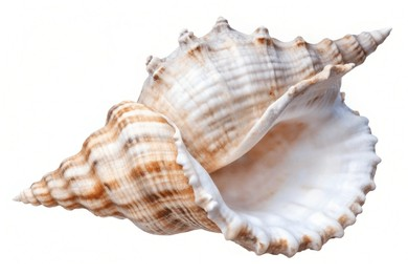
#> input picture computerVision/lab1/images/seashell.png, 418 x 264 px
$ python task2.py
#> lines starting #> are read from the running program, lines starting #| are printed output that depends on the picture; after the words box and inside, x2 and y2 are one past the last pixel; in counts of white or black regions, pixels touching at a corner belong together
# ЛР1. Задача 2. Проекции и границы ракушки.
import os
import cv2
import numpy as np
import matplotlib.pyplot as plt

os.chdir(os.path.dirname(os.path.abspath(__file__)))
os.makedirs("results", exist_ok=True)

color = cv2.imread("images/seashell.png")
#> color is the input picture: shape (264, 418, 3); mean B, G, R 214.9, 219.3, 227.8

gray = cv2.cvtColor(color, cv2.COLOR_BGR2GRAY)
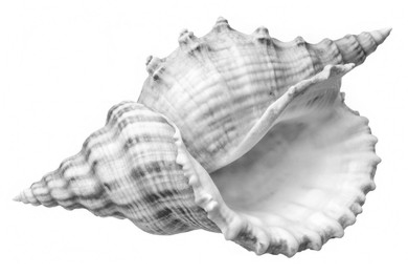
#> gray: shape (264, 418); min 46, max 255, mean 221.4

# сумма проекция по осям
projection_x = np.sum(gray, axis=0)
#> projection_x = 418 values, max 67320 at index 408, min 48450 at index 270, mean 58446.3
projection_y = np.sum(gray, axis=1)
#> projection_y = 264 values, max 106581 at index 2, min 78351 at index 199, mean 92540

# Белый фон становится 0, ракушка становится 255.
# Порог 245 выбран для светлого фона данного изображения.
threshold, mask = cv2.threshold(gray, 245, 255, cv2.THRESH_BINARY_INV)
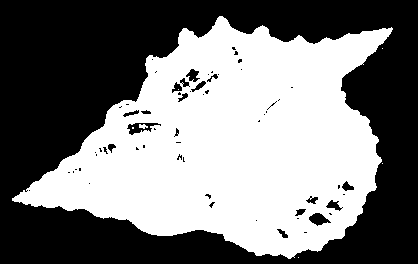
#> mask: shape (264, 418); 48% white; 7 white regions (5 under 20 px), largest, box (x1, y1, x2, y2) and area: (12, 16, 393, 259) 52971, (139, 124, 148, 129) 30
mask_x = np.sum(mask // 255, axis=0)
#> mask_x = 418 values, max 230 at index 260, min 0 at index 0, mean 126.8
mask_y = np.sum(mask // 255, axis=1)
#> mask_y = 264 values, max 349 at index 192, min 0 at index 0, mean 200.8

# Ненулевые проекции маски показывают, где есть объект.
columns = np.where(mask_x > 0)[0]
#> columns = 381 values from 12 to 392
rows = np.where(mask_y > 0)[0]
#> rows = 243 values from 16 to 258
if len(columns) == 0 or len(rows) == 0:
    raise SystemExit("Объект не найден. Проверьте порог бинаризации.")

left = int(columns[0])
#> left = 12
right = int(columns[-1])
#> right = 392
top = int(rows[0])
#> top = 16
bottom = int(rows[-1])
#> bottom = 258
print("Границы ракушки: x от", left, "до", right, ", y от", top, "до", bottom)
#| Границы ракушки: x от 12 до 392 , y от 16 до 258

# найденная область на изображении.
marked = cv2.cvtColor(color, cv2.COLOR_BGR2RGB)
cv2.rectangle(marked, (left, top), (right, bottom), (255, 0, 0), 2)
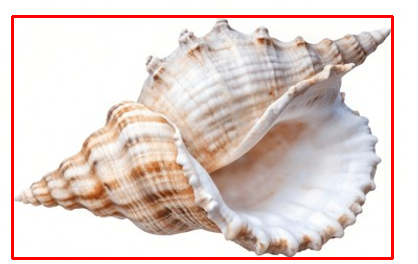
#> marked: shape (264, 418, 3); mean R, G, B 227.8, 210.7, 206.3

plt.figure(figsize=(13, 7))
plt.subplot(2, 3, 1)
plt.imshow(marked)
plt.title("Найденные границы ракушки")
plt.axis("off")

plt.subplot(2, 3, 2)
plt.plot(projection_x)
plt.title("Проекция яркости на Ox")
plt.xlabel("Столбец x")
plt.ylabel("Сумма яркости")
plt.grid()

plt.subplot(2, 3, 3)
plt.plot(projection_y)
plt.title("Проекция яркости на Oy")
plt.xlabel("Строка y")
plt.ylabel("Сумма яркости")
plt.grid()

plt.subplot(2, 3, 4)
plt.imshow(mask, cmap="gray", vmin=0, vmax=255)
plt.title("Маска ракушки")
plt.axis("off")

plt.subplot(2, 3, 5)
plt.plot(mask_x)
plt.axvline(left, color="red")
plt.axvline(right, color="red")
plt.title("Проекция маски на Ox")
plt.xlabel("Столбец x")
plt.ylabel("Пикселей объекта")
plt.grid()

plt.subplot(2, 3, 6)
plt.plot(mask_y)
plt.axvline(top, color="red")
plt.axvline(bottom, color="red")
plt.title("Проекция маски на Oy")
plt.xlabel("Строка y")
plt.ylabel("Пикселей объекта")
plt.grid()

plt.tight_layout()
plt.savefig("results/task2_projections.png", dpi=150)
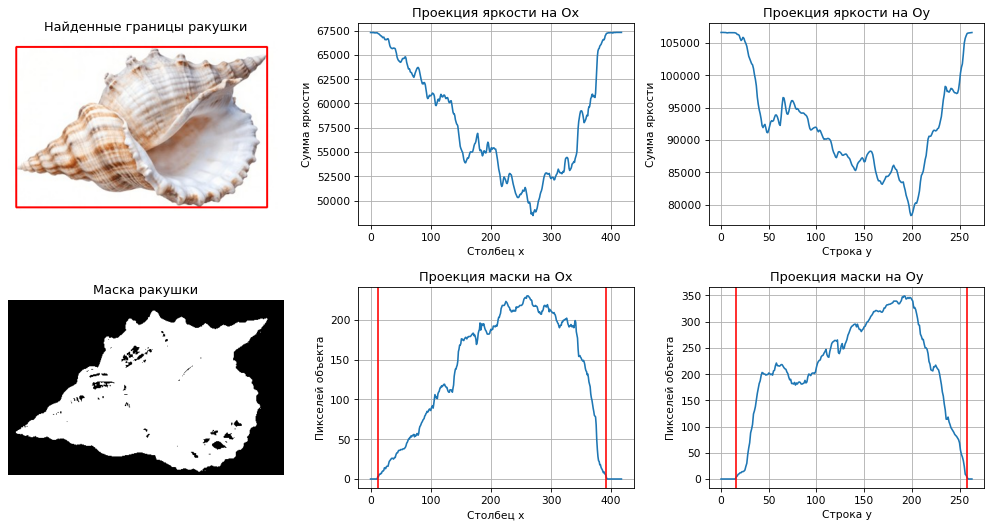
#> figure drawn by matplotlib, 6 panels; panel 2: curve peaks at x = 408, y = 67320; panel 3: curve peaks at x = 2, y = 106581; panel 5: curve peaks at x = 260, y = 230; panel 6: curve peaks at x = 192, y = 349
cv2.imwrite("results/task2_mask.png", mask)
np.savetxt("results/task2_projection_x.txt", projection_x, fmt="%d")
np.savetxt("results/task2_projection_y.txt", projection_y, fmt="%d")
plt.show()
